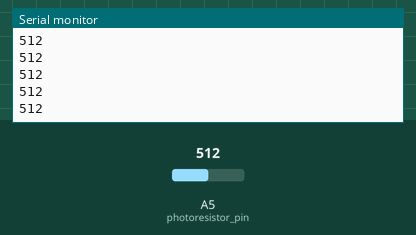
Bench run of a sketch on a simulated Arduino Uno, built with avr-gcc and run on an emulated ATmega328P. On the bench: the last lines printed to the serial monitor. The test bench sets the inputs (shaded band); at power-on: A5 (photoresistor_pin) = 512.

Above: at 1.2 s.
1.3 s: A5 (photoresistor_pin) set to 716
At 2.4 s:
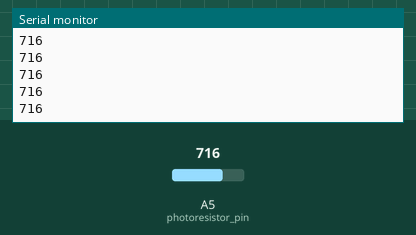
2.8 s: A5 (photoresistor_pin) set to 900
At 3.6 s:
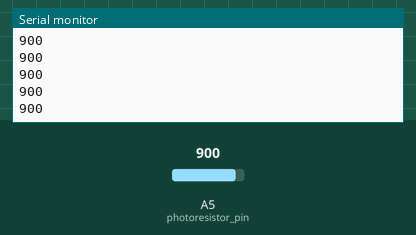
Timing chart, 0 to 5.8 s (numbered marks = the images above; inputs shaded):
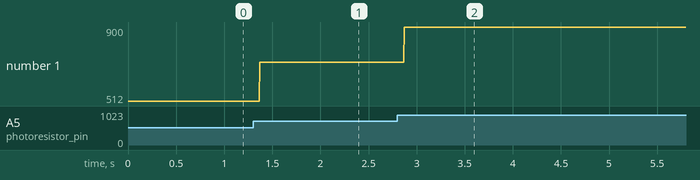

Measured:
- after the input at 1.3 s, the serial monitor: prints a new line after 0.07 s (image 1)
- after the input at 2.8 s, the serial monitor: prints a new line after 0.07 s (image 2)
- plotted number 1: 512 → 716 after the input at 1.3 s, 716 → 900 after the input at 2.8 s

The sketch:

Photoresistor.ino
```cpp
int val = 0;
int photoresistor_pin = 5; //might change pin for photoresistor wiring
void setup() {
  //set serial monitor bit rate to 9600
  Serial.begin(9600);
}

void loop() {
  //save photoresitor valuse to photoresistor output
  val = analogRead(photoresistor_pin);
  Serial.println(val); //print values on new line
}
```
